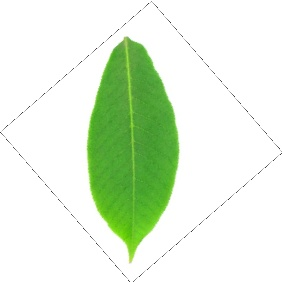
#> input picture fast_seg-master/Rotated/0000.jpg, 282 x 282 px, found by its file name; its folder holds only this picture in this run
$ python generate.py   (older library calls are emulated)
#> lines starting #> are read from the running program, lines starting #| are printed output that depends on the picture
import cv2
import numpy as np
import random
import math
import os
from matplotlib import pyplot as plt
import random
import glob

def rotate_image(mat, angle):
    """
    Rotates an image (angle in degrees) and expands image to avoid cropping
    """
    height, width = mat.shape[:2] # image shape has 3 dimensions
    image_center = (width/2, height/2) # getRotationMatrix2D needs coordinates in reverse order (width, height) compared to shape
    rotation_mat = cv2.getRotationMatrix2D(image_center, angle, 1.)
    # rotation calculates the cos and sin, taking absolutes of those.
    abs_cos = abs(rotation_mat[0,0])
    abs_sin = abs(rotation_mat[0,1])

    # find the new width and height bounds
    bound_w = int(height * abs_sin + width * abs_cos)
    bound_h = int(height * abs_cos + width * abs_sin)

    # subtract old image center (bringing image back to origo) and adding the new image center coordinates
    rotation_mat[0, 2] += bound_w/2 - image_center[0]
    rotation_mat[1, 2] += bound_h/2 - image_center[1]

    # rotate image with the new bounds and translated rotation matrix
    rotated_mat = cv2.warpAffine(mat, rotation_mat, (bound_w, bound_h))
    rotated_mat[np.where((rotated_mat<=[50,50,50]).all(axis=2))] = [255,255,255]
    return rotated_mat


def auto_rotate(img_rgb):
    # read
    img_rgb = cv2.resize(img_rgb, (200, 200))
    img = cv2.cvtColor(img_rgb, cv2.COLOR_BGR2GRAY)
    # filter
    mask = cv2.inRange(img, 0, 220)
    # find contours
    _, contours, hierarchy = cv2.findContours(mask, cv2.RETR_TREE, cv2.CHAIN_APPROX_NONE)
    contour = max(contours, key = cv2.contourArea)
    hull = cv2.convexHull(contour, False)
    # create an empty black image
    drawing = np.zeros((mask.shape[0], mask.shape[1], 3), np.uint8)
    # draw contours and hull points
    color_contours = (0, 255, 0) # green - color for contours
    color = (255, 0, 0) # blue - color for convex hull
    cv2.drawContours(drawing, contours, 0, color_contours, 1, 8, hierarchy)
    cv2.drawContours(drawing, hull, 0, color, 1, 8)
    ellipse = cv2.fitEllipse(hull)
    cv2.ellipse(drawing, ellipse, (0, 255, 0), 1)
    img_rgb = rotate_image(img_rgb, ellipse[2])
    return img_rgb, drawing, ellipse[2]

def load_images_from_folder(folder):
#> called with folder = 'Rotated'
    images = []
    for filename in os.listdir(folder):
        img = cv2.imread(os.path.join(folder,filename))
#> img is the input picture: shape (282, 282, 3); mean B, G, R 218, 239.4, 224.6
        if img is not None:
            images.append(img)
    return images

i = 0


for img in load_images_from_folder('Rotated'):
    for j in range(0, 10):
        angle = random.randint(0,90)
        img_random = rotate_image(img, angle)
        file_name = 'Random/{0}'.format(angle)
        file_name += '_{0}'.format(i)
        file_name += '.jpg'
        cv2.imwrite(file_name, img_random)
        print(angle)
#> this loop made 10 passes
#> (angle, abs_cos in rotate_image, abs_sin in rotate_image, bound_w in rotate_image, bound_h in rotate_image, file_name) on passes 1 to 7: (49, 0.656, 0.755, 397, 397, 'Random/49_0.jpg'), (53, 0.602, 0.799, 394, 394, 'Random/53_0.jpg'), (5, 0.996, 0.0872, 305, 305, 'Random/5_0.jpg'), (33, 0.839, 0.545, 390, 390, 'Random/33_0.jpg'), (65, 0.423, 0.906, 374, 374, 'Random/65_0.jpg'), (62, 0.469, 0.883, 381, 381, 'Random/62_0.jpg'), (51, 0.629, 0.777, 396, 396, 'Random/51_0.jpg')
#| 49
#| 53
#| 5
#| 33
#| 65
#| 62
#| 51
#| 38
#> (further printed lines are left out)
#> pass 1, in rotate_image, `rotated_mat = cv2.warpAffine(mat, rotation_mat, (bound_w, bound_h))`:
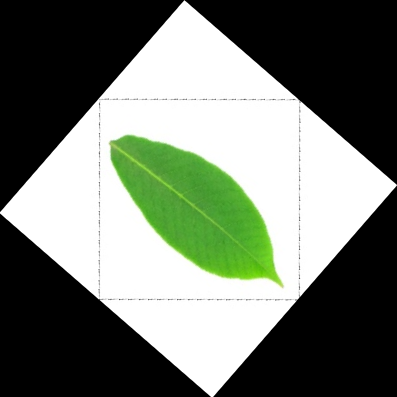
#> rotated_mat: shape (397, 397, 3); mean B, G, R 110, 120.8, 113.3
#> pass 1, `img_random = rotate_image(img, angle)`:
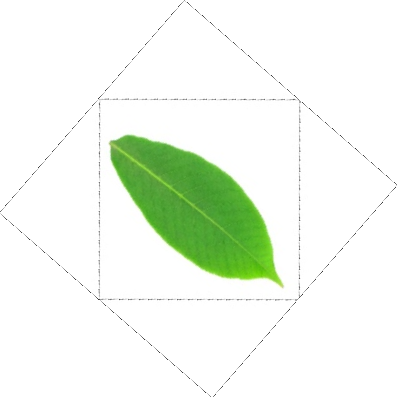
#> img_random: shape (397, 397, 3); mean B, G, R 235.7, 246.6, 239.1
#> pass 2, in rotate_image (call 2), `rotated_mat = cv2.warpAffine(mat, rotation_mat, (bound_w, bound_h))`:
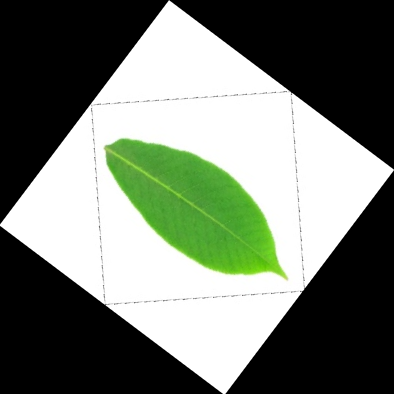
#> rotated_mat: shape (394, 394, 3); mean B, G, R 111.7, 122.7, 115.1
#> pass 2, `img_random = rotate_image(img, angle)`:
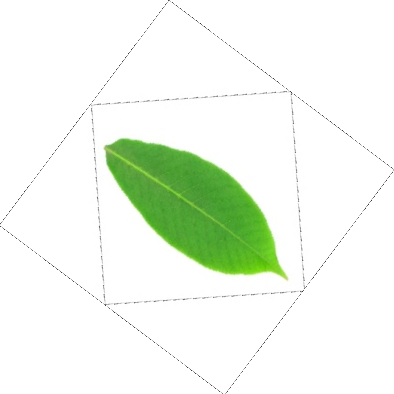
#> img_random: shape (394, 394, 3); mean B, G, R 235.5, 246.4, 238.8
    i = i + 1


#cv2.imshow("test", img_rgb)
#cv2.imshow('convex', drawing)
cv2.waitKey(1)

$ run again, on fast_seg-master/Rotated/0004.jpg
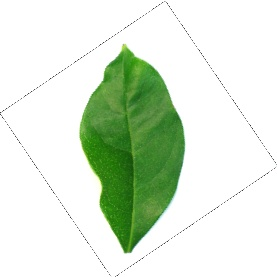
#> input picture fast_seg-master/Rotated/0004.jpg, 277 x 277 px, found by its file name
#> in load_images_from_folder, img is the input picture: shape (277, 277, 3); mean B, G, R 215, 231.8, 219.3
#> the loop `for j in range(0, 10):` made 10 passes
#> (angle, abs_cos in rotate_image, abs_sin in rotate_image, bound_w in rotate_image, bound_h in rotate_image, file_name) on passes 1 to 4: (49, 0.656, 0.755, 390, 390, 'Random/49_0.jpg'), (53, 0.602, 0.799, 387, 387, 'Random/53_0.jpg'), (5, 0.996, 0.0872, 300, 300, 'Random/5_0.jpg'), (33, 0.839, 0.545, 383, 383, 'Random/33_0.jpg')
#> (printed output is left out)
#> pass 1, in rotate_image, `rotated_mat = cv2.warpAffine(mat, rotation_mat, (bound_w, bound_h))`:
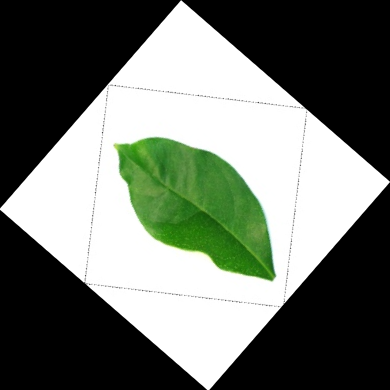
#> rotated_mat: shape (390, 390, 3); mean B, G, R 108.5, 117, 110.6
#> pass 2, `img_random = rotate_image(img, angle)`:
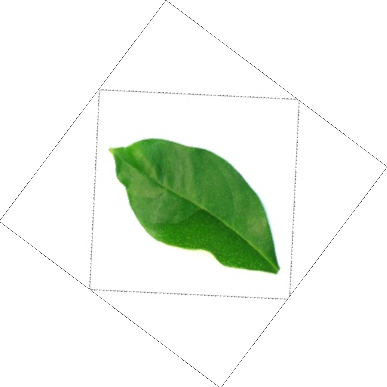
#> img_random: shape (387, 387, 3); mean B, G, R 233.9, 242.5, 236.1

$ run again, on fast_seg-master/Rotated/0005.jpg
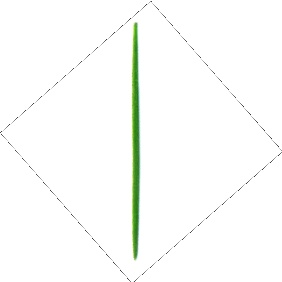
#> input picture fast_seg-master/Rotated/0005.jpg, 282 x 282 px, found by its file name
#> in load_images_from_folder, img is the input picture: shape (282, 282, 3); mean B, G, R 250.1, 252.1, 250.7
#> the loop `for j in range(0, 10):` made 10 passes
#> (angle, abs_cos in rotate_image, abs_sin in rotate_image, bound_w in rotate_image, bound_h in rotate_image, file_name) on passes 1 to 4: (49, 0.656, 0.755, 397, 397, 'Random/49_0.jpg'), (53, 0.602, 0.799, 394, 394, 'Random/53_0.jpg'), (5, 0.996, 0.0872, 305, 305, 'Random/5_0.jpg'), (33, 0.839, 0.545, 390, 390, 'Random/33_0.jpg')
#> (printed output is left out)
#> pass 1, in rotate_image, `rotated_mat = cv2.warpAffine(mat, rotation_mat, (bound_w, bound_h))`:
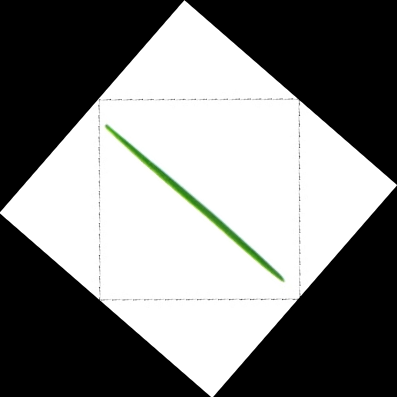
#> rotated_mat: shape (397, 397, 3); mean B, G, R 126.2, 127.2, 126.5
#> pass 2, `img_random = rotate_image(img, angle)`:
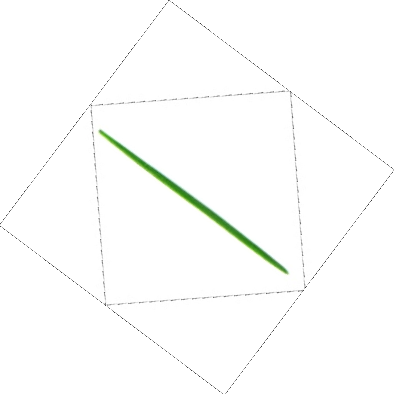
#> img_random: shape (394, 394, 3); mean B, G, R 251.9, 252.9, 252.2

$ run again, on fast_seg-master/Rotated/0006.jpg
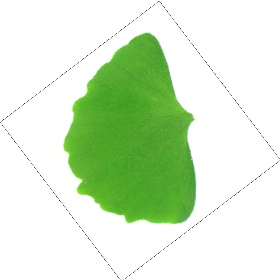
#> input picture fast_seg-master/Rotated/0006.jpg, 280 x 280 px, found by its file name
#> in load_images_from_folder, img is the input picture: shape (280, 280, 3); mean B, G, R 206.6, 234.6, 215.3
#> the loop `for j in range(0, 10):` made 10 passes
#> (angle, abs_cos in rotate_image, abs_sin in rotate_image, bound_w in rotate_image, bound_h in rotate_image, file_name) on passes 1 to 4: (49, 0.656, 0.755, 395, 395, 'Random/49_0.jpg'), (53, 0.602, 0.799, 392, 392, 'Random/53_0.jpg'), (5, 0.996, 0.0872, 303, 303, 'Random/5_0.jpg'), (33, 0.839, 0.545, 387, 387, 'Random/33_0.jpg')
#> (printed output is left out)
#> pass 1, in rotate_image, `rotated_mat = cv2.warpAffine(mat, rotation_mat, (bound_w, bound_h))`:
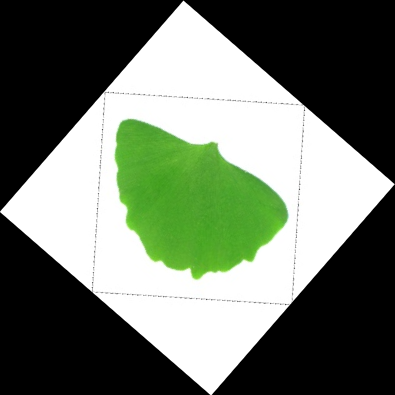
#> rotated_mat: shape (395, 395, 3); mean B, G, R 103.8, 117.9, 108.2
#> pass 2, `img_random = rotate_image(img, angle)`:
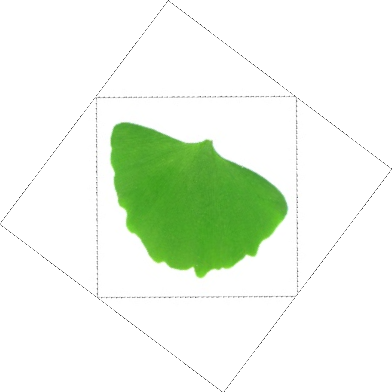
#> img_random: shape (392, 392, 3); mean B, G, R 229.7, 244, 234.2

$ run again, on fast_seg-master/Rotated/0001.jpg
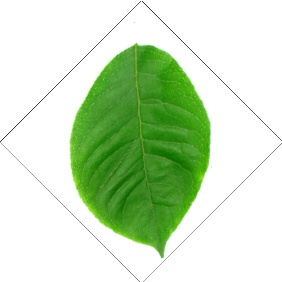
#> input picture fast_seg-master/Rotated/0001.jpg, 282 x 282 px, found by its file name
#> in load_images_from_folder, img is the input picture: shape (282, 282, 3); mean B, G, R 194.7, 225.9, 204
#> the loop `for j in range(0, 10):` made 10 passes
#> (angle, abs_cos in rotate_image, abs_sin in rotate_image, bound_w in rotate_image, bound_h in rotate_image, file_name) on passes 1 to 4: (49, 0.656, 0.755, 397, 397, 'Random/49_0.jpg'), (53, 0.602, 0.799, 394, 394, 'Random/53_0.jpg'), (5, 0.996, 0.0872, 305, 305, 'Random/5_0.jpg'), (33, 0.839, 0.545, 390, 390, 'Random/33_0.jpg')
#> (printed output is left out)
#> pass 2, `img_random = rotate_image(img, angle)`:
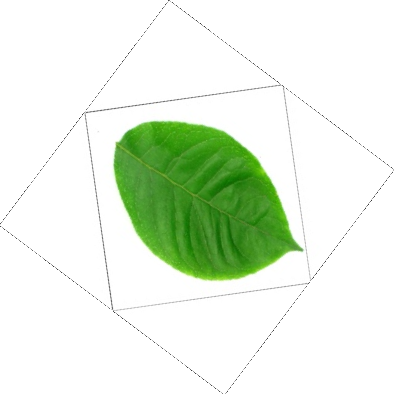
#> img_random: shape (394, 394, 3); mean B, G, R 223.5, 239.5, 228.3
